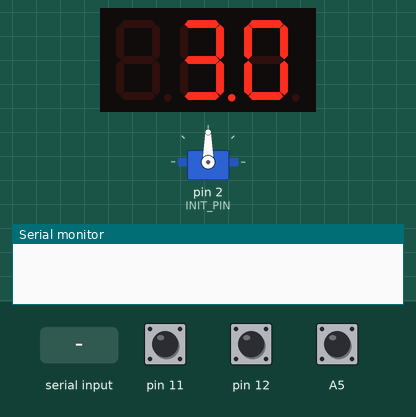
Recording of a sketch running on a simulated Arduino Mega 2560, built with avr-gcc and run on an emulated ATmega2560. Parts: servo, 3-digit seven-segment display, the last lines printed to the serial monitor. The test bench sets the inputs (shaded band); at power-on: A5 HIGH, pin 11 HIGH, pin 12 HIGH.

Above: at 1.2 s.
1.3 s: "p,45\n" received over Serial
At 2.1 s:
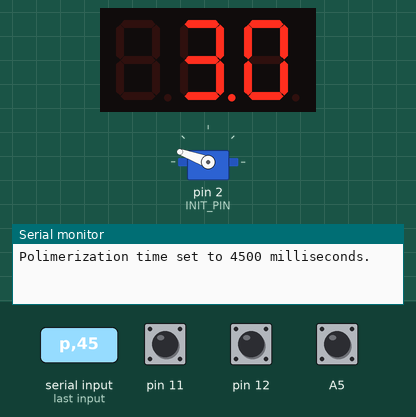
3.9 s: A5 pulled LOW for 3.2 s
At 7.15 s:
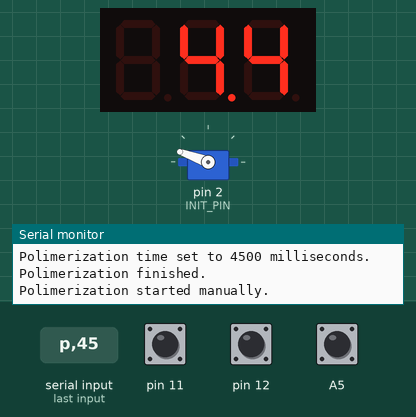
7.7 s: "m" received over Serial
At 10.38 s:
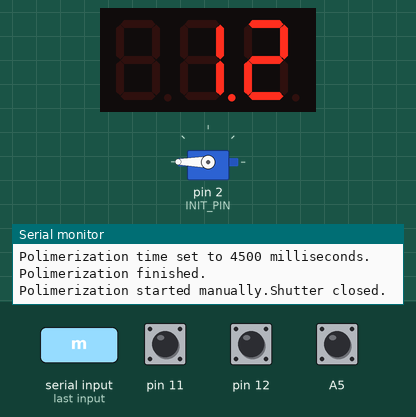
10.4 s: pin 11 pulled LOW for 0.15 s
At 10.53 s:
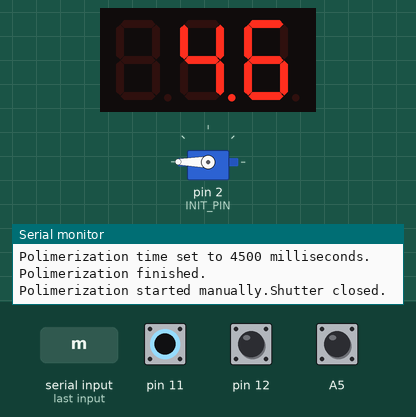
11.1 s: pin 12 pulled LOW for 1 s
At 12.58 s:
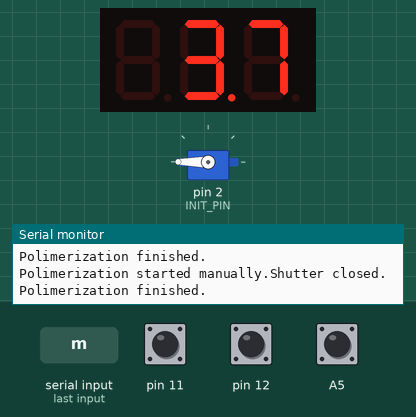
12.7 s: pin 12 pulled LOW for 0.15 s
At 14.1 s:
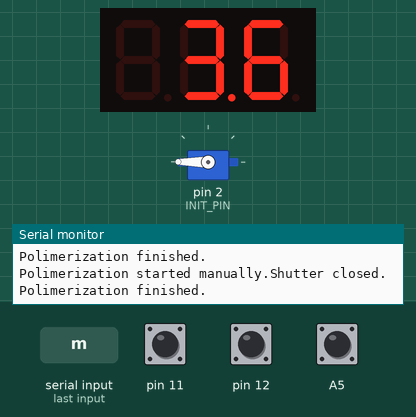
Timing chart, 0 to 15.3 s (numbered marks = the images above; inputs shaded):
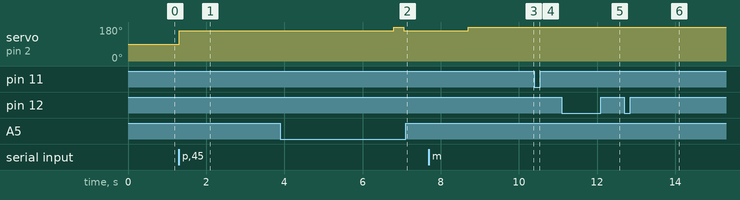

Measured:
- after the input at 1.3 s, servo on pin 2 (INIT_PIN): 90° → 160° at once
- after the input at 7.7 s, servo on pin 2 (INIT_PIN): 160° → 180° after 1.0 s
- after the input at 12.7 s, the display: changes after 0.06 s (image 6)

The sketch:

beamShutter.ino
```cpp
/*    HOW TO USE:
  Shutter works on pin 2 and 5V.

  COMMANDS (without spaces):
    s - starts / stops the shutter
    o number - sets number as a time in seconds for how long the shutter will be open
    c number - sets number as a time in seconds for how long the shutter will be closed
    p number - opens shutter for number seconds
    n - opens shutter
    m - closes shutter

*/
#define INIT_PIN 2
#define BAUD_RATE 9600
#define CLOSED_ANGLE 180
#define OPENED_ANGLE 160
#define REFRESH_INTERVAL 100
#define VALUE_PRECISION 1000
#define DEBOUNCE_DELAY 50
#define UPDATE_DELAY 100
#define DECIMAL_POINT_POSITION 1

#include <Servo.h>
#include "SevSeg.h" // You need to install SevSeg library

Servo board;
SevSeg sevseg;

bool shutterState = 0;
bool onOffCycle = 0;
bool polymerization = 0;

volatile long timeSinceLastCommand = 0;
int openTime = 40;
int closedTime = 60;
int polymerizationTime = 30;
int polymerizationCountdown = 10;

void setup() {
  board.attach(INIT_PIN);
  Serial.print("cmds: s - starts/stops, \noX - sets the shutter to be open for X seconds, \ncX - sets the shutter to be closed for X seconds\npX - polymerizes for X seconds,\nn - opens shutter,\nmcloses shutter");
  Serial.begin(BAUD_RATE);

  byte numDigits = 3;
  byte digitPins[] = {5, 8, 9};
  //byte segmentPins[] = {6, 7, 10, A0, A1, A2, A3, A4};
  byte segmentPins[] = {6, 10, A1, A3, A4, 7, A0, A2};

  bool resistorsOnSegments = true; // 'false' means resistors are on digit pins
  byte hardwareConfig = COMMON_ANODE; // See README.md for options
  bool updateWithDelays = true; // Default 'false' is Recommended
  bool leadingZeros = false; // Use 'true' if you'd like to keep the leading zeros
  bool disableDecPoint = false; // Use 'true' if your decimal point doesn't exist or isn't connected. Then, you only need to specify 7 segmentPins[]

  sevseg.begin(hardwareConfig, numDigits, digitPins, segmentPins, resistorsOnSegments,
  updateWithDelays, leadingZeros, disableDecPoint);

  pinMode(11, INPUT_PULLUP);
  pinMode(12, INPUT_PULLUP);
  pinMode(A5, INPUT_PULLUP);

  cli();
  TCCR3A = 0;
  TCCR3B = 0;
  TCNT3  = 0;
  OCR3A = 6249;
  TCCR3B |= (1 << WGM32);
  TCCR3B |= (1 << CS32);
  TIMSK3 |= (1 << OCIE3A);
  sei();
}


void loop() {
  if (onOffCycle) {
    changeShutterState();
  }

  if (polymerization) {
    polymerize();
    sevseg.setNumber(polymerizationCountdown, 1);
  }
  else if (polymerizationTime){
    sevseg.setNumber(polymerizationTime, 1);
  }

  changePolymerizationTime(11, +1);
  changePolymerizationTime(12, -1);
  changeState(A5);

  if (Serial.available() > 0) {
    char cmd = '0';
    int cmdNumber = 0;
    readCmd(cmd, cmdNumber);
    execCmd(cmd, cmdNumber);
    timeSinceLastCommand = 0;
  }
  sevseg.refreshDisplay();
}


void changeShutterState() {
  if (shutterState && timeSinceLastCommand == openTime) {
    shutterState = 0;
    board.write(CLOSED_ANGLE);
    timeSinceLastCommand = 0;
  }
  else if (!shutterState && timeSinceLastCommand == closedTime) {
    shutterState = 1;
    board.write(OPENED_ANGLE);
    timeSinceLastCommand = 0;
  }
}

void polymerize() {
  if (timeSinceLastCommand == polymerizationTime) {
    shutterState = 0;
    board.write(CLOSED_ANGLE);
    timeSinceLastCommand = 0;
    polymerization = 0;
    Serial.print("Polimerization finished.\n");
  }
}

void readCmd(char& cmd, int& cmdNumber) {
  cmd = Serial.read();
  cmdNumber = Serial.parseInt();
}

void execCmd(const char& cmd, const int& cmdNumber) {
  switch (cmd) {
    case 'o':
      openTime = cmdNumber;
      Serial.print("Shutter open time set to ");
      Serial.print(openTime * REFRESH_INTERVAL);
      Serial.print(" milliseconds.\n");
      break;
    case 'c':
      closedTime = cmdNumber;
      Serial.print("Shutter closed time set to ");
      Serial.print(closedTime * REFRESH_INTERVAL);
      Serial.print(" milliseconds.\n");
      break;
    case 'p':
      polymerizationTime = cmdNumber;
      polymerizationCountdown = cmdNumber;
      Serial.print("Polimerization time set to ");
      Serial.print(polymerizationTime * REFRESH_INTERVAL);
      Serial.print(" milliseconds.\n");
      onOffCycle = 0;
      board.write(OPENED_ANGLE);
      polymerization = 1;
      break;
    case 's':
      onOffCycle = !onOffCycle;
      if (onOffCycle) {
        Serial.print("Shutter started.\n");
      } else {
        Serial.print("Shutter stopped.\n");
      }
      board.write(CLOSED_ANGLE);
      break;
    case 'n':
      onOffCycle = 0;
      board.write(OPENED_ANGLE);
      Serial.print("Shutter opened.\n");
      break;
    case 'm':
      onOffCycle = 0;
      board.write(CLOSED_ANGLE);
      Serial.print("Shutter closed.\n");
      break;
  }
}

void changePolymerizationTime(byte pin, int value) {
  if (!digitalRead(pin)) {
    delay(DEBOUNCE_DELAY);
    while (!digitalRead(pin)) {
      polymerizationTime = (polymerizationTime + VALUE_PRECISION + value) % VALUE_PRECISION;
      sevseg.setNumber(polymerizationTime, DECIMAL_POINT_POSITION);
      sevseg.refreshDisplay();
      delay(UPDATE_DELAY);
    }
  }
}

void changeState(byte pin) {
   if (!digitalRead(pin) && !polymerization) {
    delay(250);
    if (!digitalRead(pin)) {
      if (polymerizationTime) {
        Serial.print("Polimerization started manually.");
        onOffCycle = 0;
        board.write(OPENED_ANGLE);
        polymerization = 1;
        polymerizationCountdown = polymerizationTime;
        timeSinceLastCommand = 0;
      }
      else {
        shutterState = !shutterState;
        if (shutterState) {
          board.write(CLOSED_ANGLE);
          sevseg.setChars("cls");
        }
        else {
          board.write(OPENED_ANGLE);
          sevseg.setChars("OPN");
        }
      }
    }
  }
}

ISR(TIMER3_COMPA_vect) {
  timeSinceLastCommand++;
  if (polymerization) {
    polymerizationCountdown--;
  }
}
```
